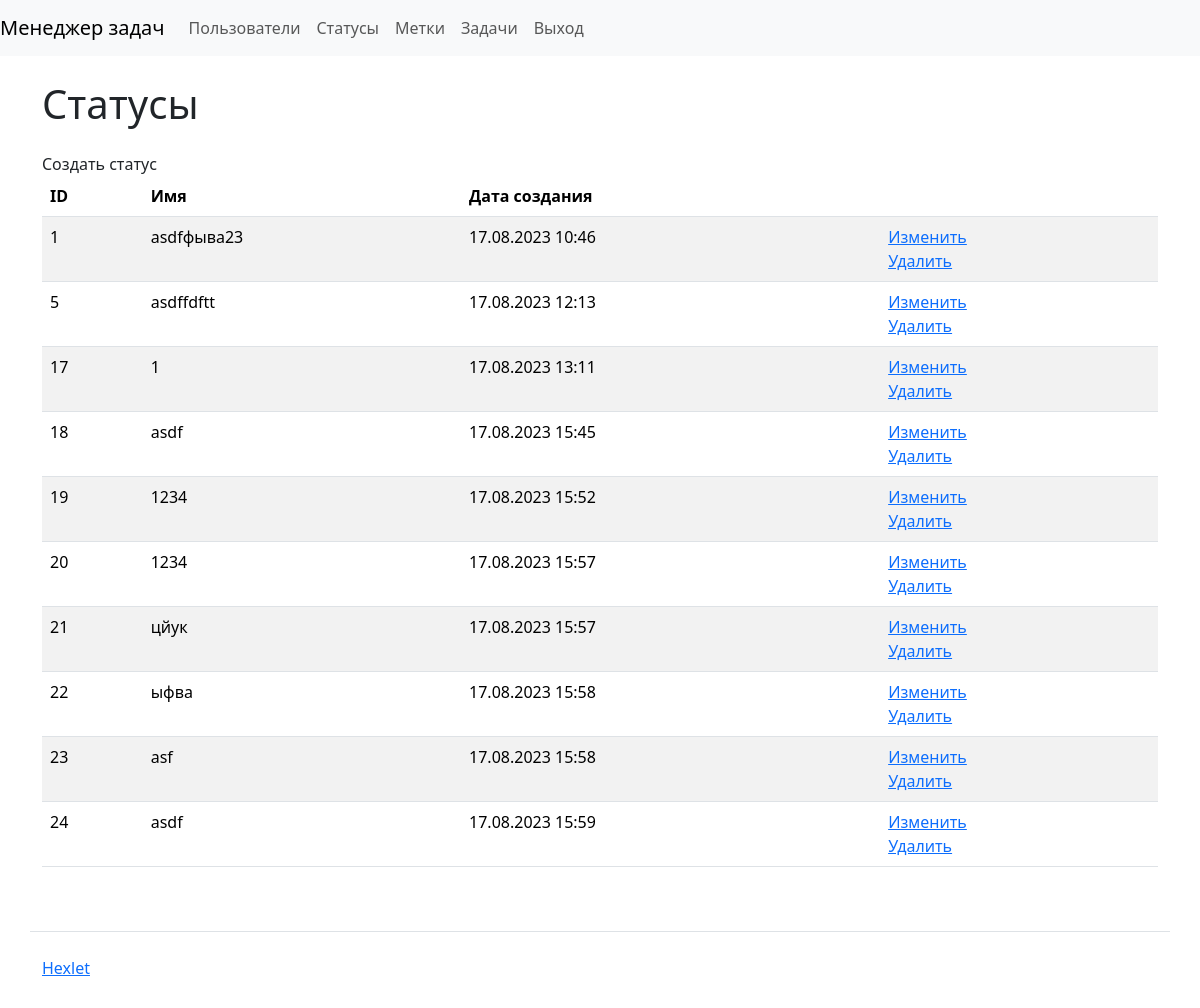
Before: /statuses/ (signed in) with the older database file.
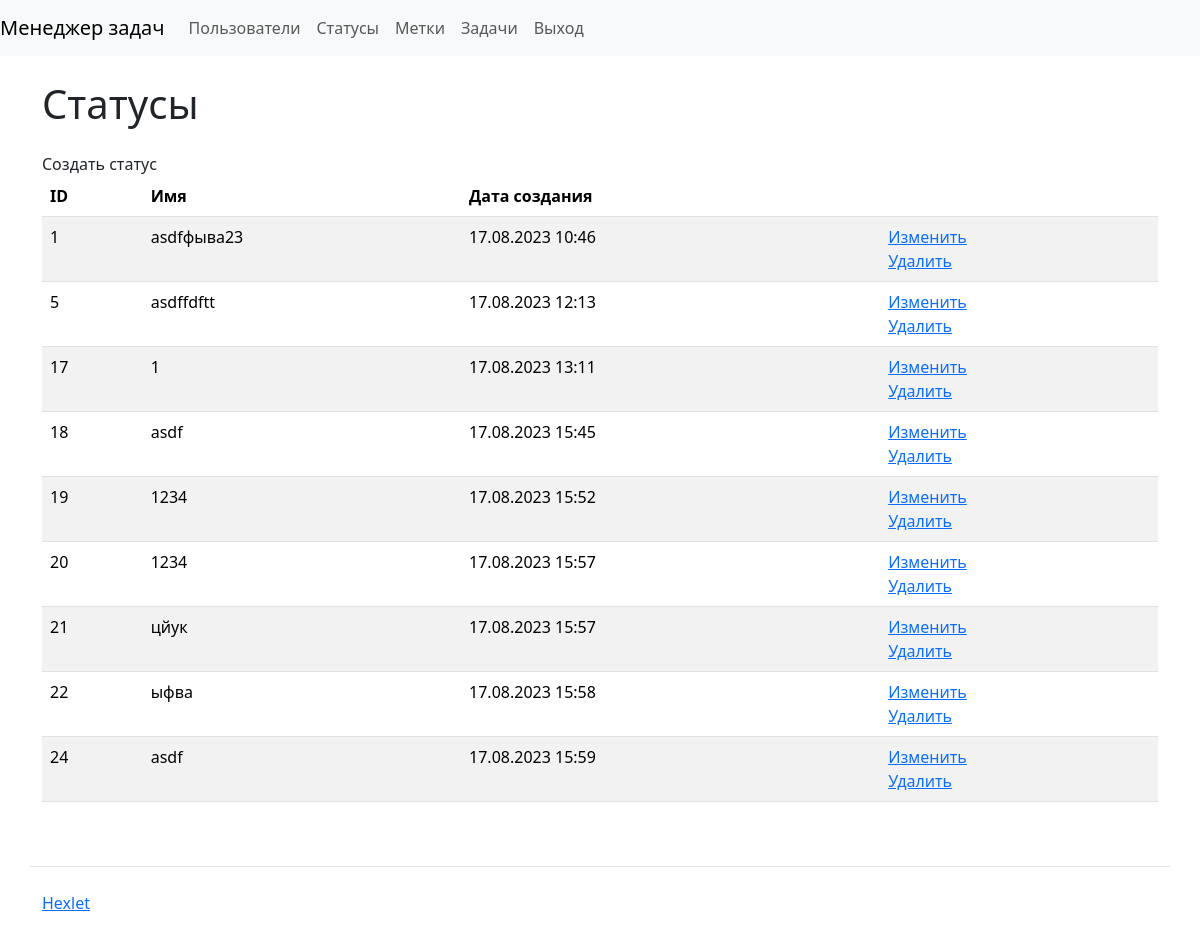
After: the same page with the newer database file.
### task_manager/statuses/models.py (models this page shows, shortened)
class Status(models.Model):
    name = models.CharField(max_length=255)
    date_joined = DateTimeField(auto_now_add=True)

### task_manager/statuses/views.py (the view)
# urls.py: path('', views.StatusShow.as_view(), name='statuses'),
class StatusShow(CustomLoginRequiredMixin, View):
    def get(self, request, *args, **kwargs):
        statuses = Status.objects.all()
        return render(request, 'statuses/statuses.html', {
            'statuses': statuses,
        })

### task_manager/mixins.py (called while the page is built)
    def dispatch(self, request, *args, **kwargs):
        if not request.user.is_authenticated:
            messages.error(request, self.permission_denied_message)
        return super().dispatch(request, *args, **kwargs)

### task_manager/templates/statuses/statuses.html
{% extends "index.html" %}
{% block content %}
<h1 class="my-4"> Статусы</h1>
<a class="nav-link" href="{% url 'create_status' %}">Создать статус</a>
<table class="table table-striped">
    <thead>
      <tr>
        <th>ID</th>
        <th>Имя</th>
        <th>Дата создания</th>
        <th></th>
      </tr>
    </thead>
    <tbody>
        {% for status in statuses %}
        <tr>
          <td>{{ status.id }}</td>
          <td>{{ status.name }}</td>
          <td>{{ status.date_joined|date:'d.m.Y H:i' }}</td>
          <td>
            <a href="{% url 'edit_status' status.pk %}">Изменить</a>
            <br>
            <a href="{% url 'delete_status' status.pk %}">Удалить</a>
          </td>
        </tr>
        {% endfor %}
    </tbody>
</table>
{% endblock %}

Changed rows visible on the page:
removed Status: id "23", name "asf", date_joined "17.08.2023 15:58"
